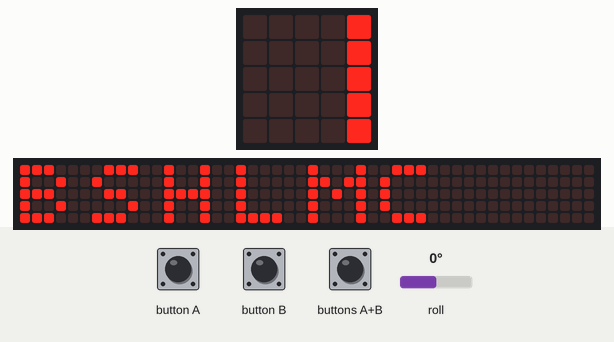
Bench run of a program on a simulated BBC micro:bit (MakeCode). Shown: the board's 5×5 LED display, a strip that is not on the board, showing the scrolling text unrolled. Inputs (shaded band) come from the test bench; at power-on: roll 0°. No radio messages arrive unless stated (any console line starting 'radio sent:' is added by the test bench); the 48×5 strip is a reading aid, not a part: it shows the text the display is scrolling, unrolled, one strip-width of it at a time; what the program prints to the serial console is not drawn.

Above: at 0.2 s.
At 0.7 s:
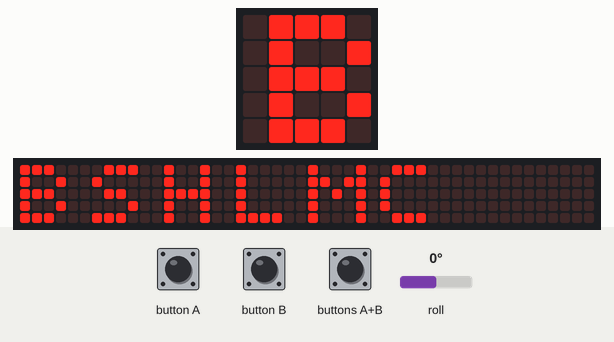
At 5.9 s:
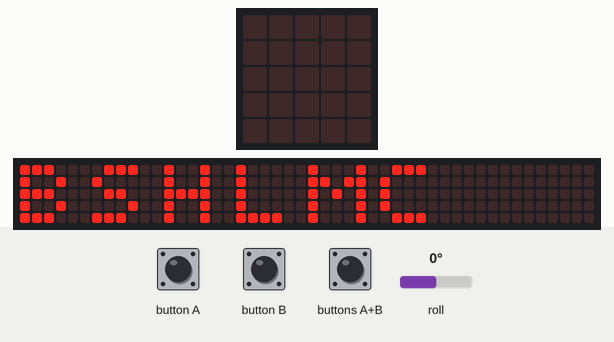
7.6 s: button A pressed for 0.15 s
Timing chart, 0 to 10.6 s (numbered marks = the images above; inputs shaded):
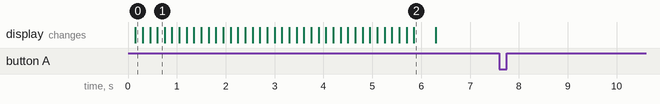

Measured:
- after the input at 7.6 s, every drawn part: stays the same
- what the display in image 2 shows lasts 0.4 s, from 5.9 s to 6.3 s

The program:

main.ts
```typescript
input.onButtonPressed(Button.A, function () {
    speed += 1
    radio.sendValue("speed", speed)
})
input.onButtonPressed(Button.AB, function () {
    speed = 0
    radio.sendValue("speed", speed)
})
input.onButtonPressed(Button.B, function () {
    speed += -1
    radio.sendValue("speed", speed)
})
let speed = 0
radio.setGroup(181)
speed = 0
basic.showString("BSHLMC")
basic.forever(function () {
    radio.sendValue("degree", input.rotation(Rotation.Roll))
})
```

test.ts
```typescript
// här hamnar tester och detta kompileras inte när det här paketet används som ett tillägg.
```
